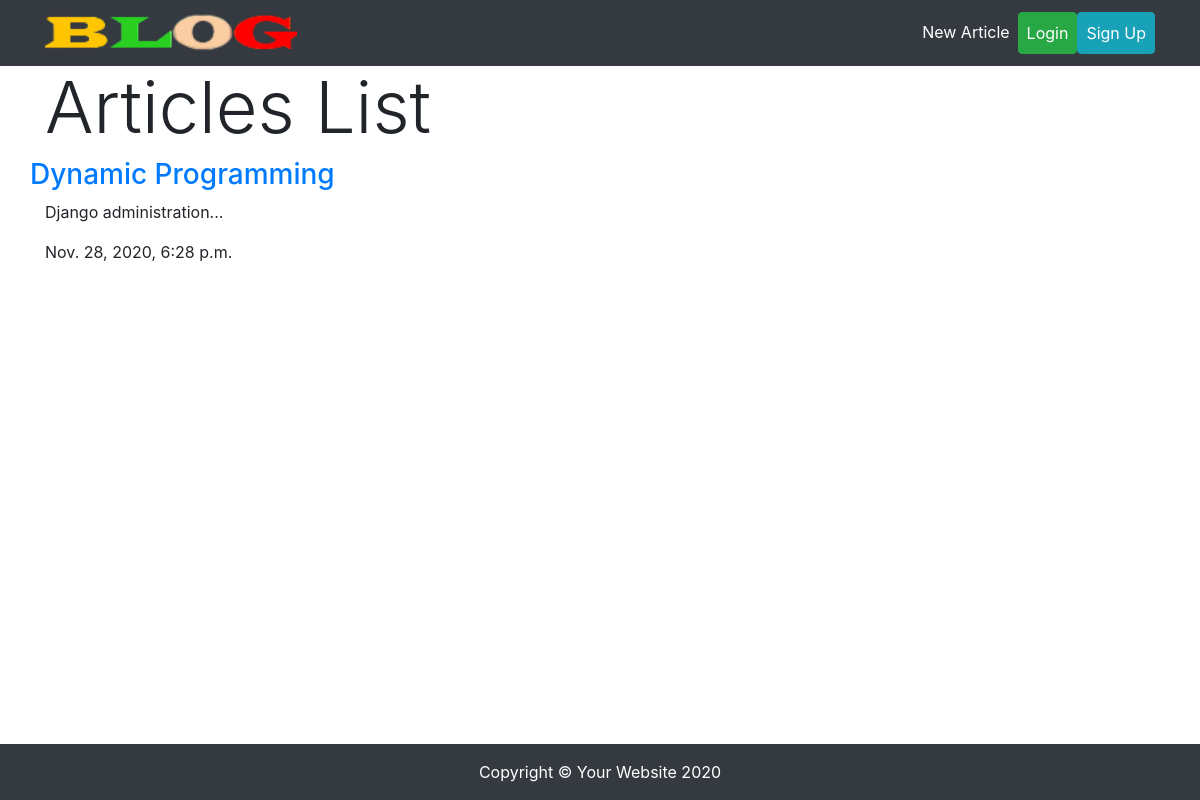
The page /articles/ on the database as committed earlier.
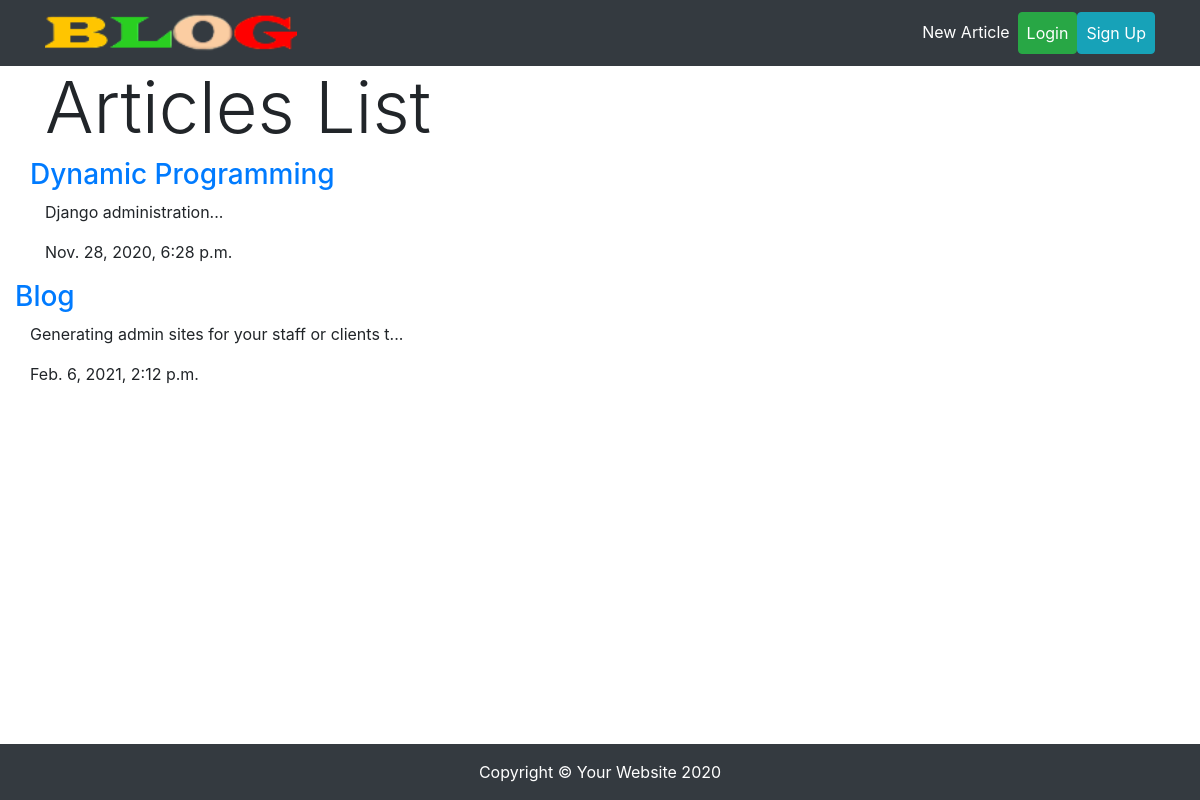
The same page on the database as committed later.
### articles/models.py (models this page shows, shortened)
class Articles(models.Model):
    title = models.CharField(max_length=100)
    slug = models.SlugField()
    body = models.TextField()
    date = models.DateTimeField(auto_now_add=True)
    thumb = models.ImageField(default='default.png',blank=True)
    authur = models.ForeignKey(User,default=None,on_delete=models.CASCADE)
    def snippet(self):
        return self.body[:50]+'...'

### articles/views.py (the view)
def article_list(request):
    articles = Articles.objects.all().order_by('date')
    return render(request,'articles/articles_list.html',{'articles':articles})

### articles/templates/articles/articles_list.html (shortened to what this page needs)
{% extends 'base.html' %}
{% load static %}
{% block container %}
<div class="container">
<div class="row">
    <div class="col">
        <h1 class="display-3">Articles List</h1>
    </div>
</div>
<article>
     {% for article in articles %}
        <div class="container">
            <div class="">
                <div class=" row"><h3 class="row"><a href="{% url 'articles:details' slug=article.slug %}">{{article.title}}</a> </h3></div>
                <div class="row"><p class="">{{article.snippet}}</p></div>
                <div class="row"><p>{{article.date}}</p></div>
                </article>
            </div>
        </div>
    {% endfor %}
{% endblock container %}

### templates/base.html (shortened to what this page needs)
<!DOCTYPE html>
<html lang="en">
{% load static %}
<head>
    <link href="{% static 'vendor/bootstrap/css/bootstrap.min.css'%}" rel="stylesheet">
    <link href="{% static 'css/blog-post.css'%}" rel="stylesheet">
</head>
<body>
    <nav class="navbar navbar-expand-lg navbar-dark bg-dark fixed-top mb-2">
        <div class="container">
            <a class="navbar-brand" href="{% url 'articles:list'%}"><img class="circle" src="{% static 'images/blog.png'%}" alt="" height="40"></a>
            <div class="collapse navbar-collapse" id="navbarResponsive">
                <ul class="navbar-nav ml-auto ">
                    <li class="nav-item">
                        <a class="nav-link text-white" href="{% url 'articles:create' %}">New Article</a>
                    </li>
                    {% if user.is_authenticated %}
                        <li>
                            <form action="{% url 'accounts:logout'%}"  method="post">
                                {% csrf_token %}
                                <button class="btn btn-warning" type="submit">Logout</button>
                            </form>
                        </li>
                    {% else %}
                        <li class="nav-item">
                            <a class="nav-link text-white btn btn-success" href="{% url 'accounts:login' %}">Login</a>
                        </li>
                        <li class="nav-item">
                            <a class="nav-link text-white btn btn-info" href="{% url 'accounts:signup' %}">Sign Up</a>
                        </li>
                    {% endif %}
                </ul>
            </div>
        </div>
    </nav>
    {% block container %}
    {% endblock container %}
    <footer class="footer mb-0 fixed-bottom py-3 bg-dark">
        <div class="container">
            <p class="m-0 text-center text-white">Copyright &copy; Your Website 2020</p>
        </div>
    </footer>
</body>
</html>

### static/css/blog-post.css (style rules this page uses)
body { padding-top: 56px; }

Rows that differ between the two databases and show on the page:
added Articles: title "Blog", snippet "Generating admin sites for your staff or clients t...", date "Feb. 6, 2021, 2:12 p.m."
